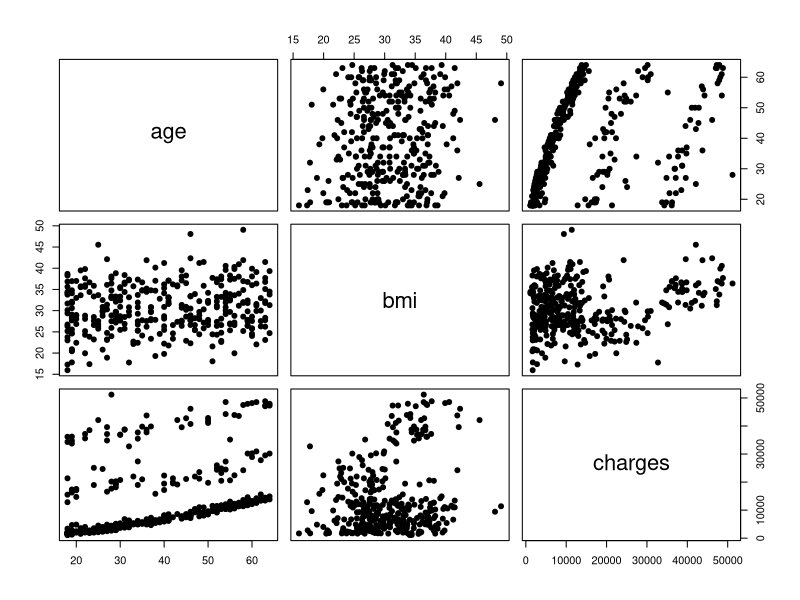

Write the R code that produced this figure. (Note: this script raises an error after producing the figure.)
# Title     : TODO
# Objective : TODO
# Created by: Rodrigo Garoz
# Created on: 16/04/2021
require(ggplot2)
require(reshape2)

raw_data <- read.csv('insurance.csv')
head(raw_data)
pairs(raw_data[,c(1,3,7)], pch = 19)
nrow(raw_data)
sum(is.na(raw_data[,1:7]))
training_size <- floor(0.7*nrow(raw_data))
test_size <- floor(0.3*nrow(raw_data))
set.seed(4)
train_ind <- sample(seq_len(nrow(raw_data)), size = training_size)
train <- raw_data[train_ind,]
test <- raw_data[-train_ind,]
train[,1:7] <- scale(train[,1:7])

fit <- lm(unlist(train[7]) ~ unlist(train[1])
                              + unlist(train[2])
                              + unlist(train[3])
                              + unlist(train[4])
                              + unlist(train[5])
                              + unlist(train[6])
)
summary(fit)

fit <- lm(unlist(train[7]) ~ poly(unlist(train[1]), 1))
summary(fit)
ggplot(train, aes(bmi, train)) + geom_point() +
  stat_smooth(method = lm, formula = y ~ poly(x, 1, raw = TRUE))